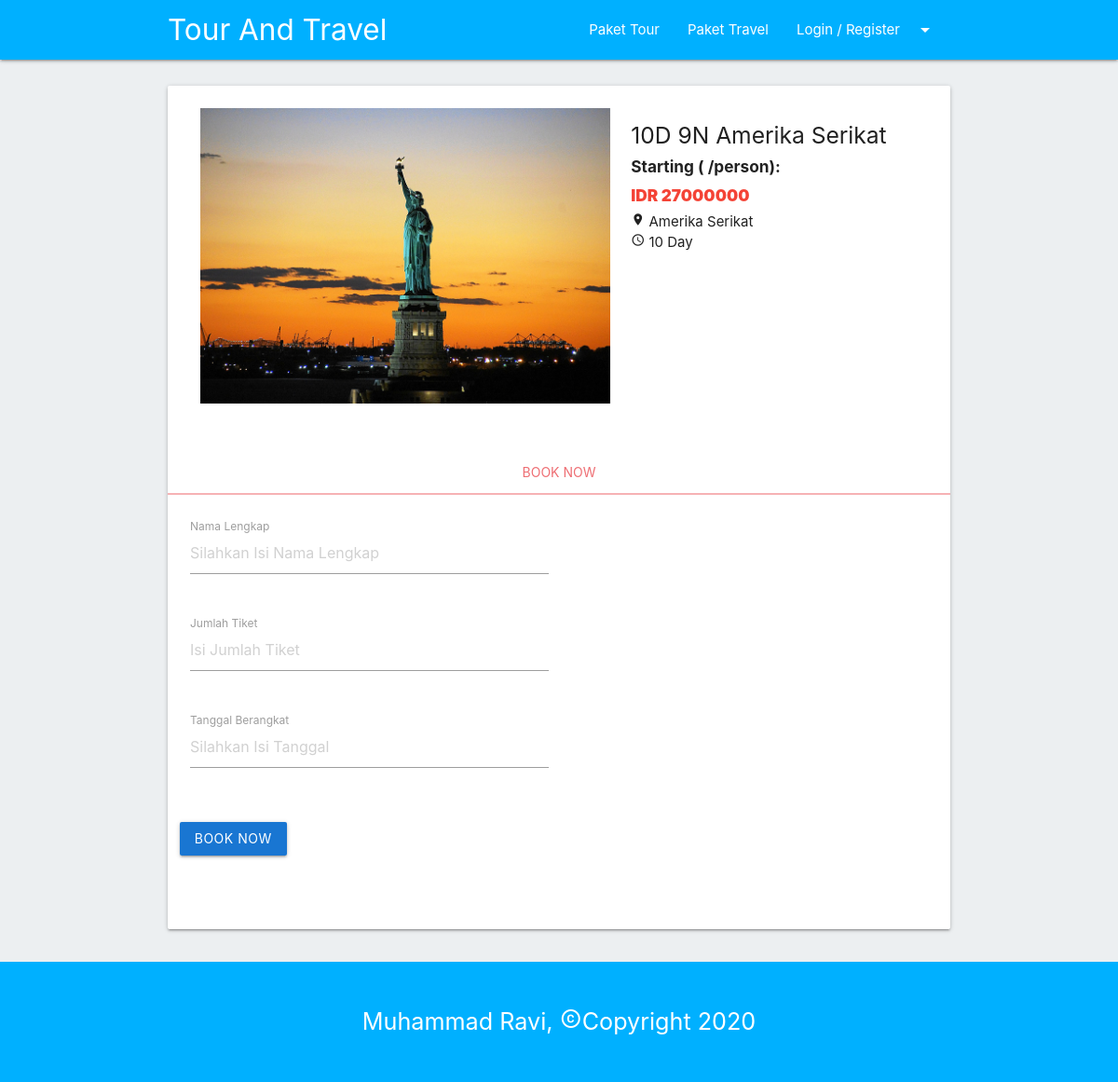
/travel_detail.php?id=2, run on the app's committed database.
### tables this page shows
CREATE TABLE `travel` (
  `id_travel` int(11) NOT NULL,
  `nama_travel` varchar(200) NOT NULL,
  `foto` varchar(255) NOT NULL,
  `harga` int(100) NOT NULL,
  `durasi` varchar(200) NOT NULL,
  `lokasi` varchar(200) NOT NULL
);

### function.php (called while the page is built, shortened)
<?php
$koneksi = mysqli_connect("localhost","root","","db_tour_travel");
function query($query) {
	global $koneksi;
	$result = mysqli_query($koneksi, $query);
	$rows = [];
	while( $row = mysqli_fetch_assoc($result)) {
		$rows[] = $row;
	}
	return $rows;
}
 ?>

### travel_detail.php (the view, shortened to what this page needs)
<?php
require 'function.php';
$id = $_GET["id"];
$travel = query("SELECT * FROM travel WHERE id_travel = $id");
 ?>
<!DOCTYPE html>
<html lang="en">
<head>
      <link rel="stylesheet" href="css/icon.css">
      <link type="text/css" rel="stylesheet" href="css/materialize.min.css"  media="screen,projection"/>
      <link rel="stylesheet" type="text/css" href="css/style.css?=1.1">
      <title>Ravi Tour And Travel</title></head>
<body>
	<?php include('header.php'); ?>
	 <section class="Destinasi blue-grey lighten-5">
        <div class="container">
          <div class="card">
            <div class="card-content">
              <div class="row">
                <?php foreach($travel as $data) : ?>
                <div class="col m7 s12">
              	<img class="responsive-img" src="img/travel/<?php echo $data["foto"]; ?>">
            </div>
            <div class="col m5 s12">
              <h5 class="light"><b><?php echo $data["nama_travel"]; ?></b></h5>
              <h6>Starting ( /person):</h6>
              <h6 class="red-text"><b>IDR <?php echo $data["harga"]; ?></b></h6>
              <span><i class="material-icons tiny">place</i> <?php echo $data["lokasi"]; ?></span><br>
              <span><i class="material-icons tiny">query_builder</i> <?php echo $data["durasi"]; ?></span>
            </div>
              </div>
            </div>
            <div class="card-tabs">
              <ul class="tabs tabs-fixed-width">
                <li class="tab"><a href="#book">Book Now</a></li>
              </ul>
            </div>
            <div class="card-content">
              <?php require('pesan_travel.php'); ?>
          </div>
<?php endforeach; ?>
        </div>
      </div>
      </section>
      <?php include('footer.php'); ?>
</body>
</html>

### pesan_travel.php (shortened to what this page needs)
<div id="book">
              <form class="col s12" method="post">
                <div class="row">
                  <div class="input-field col s6">
                    <input placeholder="Silahkan Isi Nama Lengkap" id="first_name" type="text" class="validate" name="nama_lengkap" required autocomplete="off">
                    <label for="first_name">Nama Lengkap</label>
                  </div>
                </div>
                <div class="row">
                  <div class="input-field col s6">
                    <input placeholder="Isi Jumlah Tiket" name="jumlah_tiket" id="first_name" type="number" class="validate" min="1" max="5" maxlength="2" required autocomplete="off">
                    <label for="first_name">Jumlah Tiket</label>
                  </div>
                </div>
                 <div class="row">
                  <div class="input-field col s6">
                    <input type="text" class="datepicker" placeholder="Silahkan Isi Tanggal" name="tanggal_berangkat">
                    <label for="first_name">Tanggal Berangkat</label>
                  </div>
                </div>
                <div class="row">
                  <div class="row">
                    <?php if( !isset($_SESSION["username"])) {?>
                    <div class="input-field col s6">
                      <a href="login.php" class="btn blue darken-2">Book Now</a>
                    </div>
                    <?php } else { ?>
                  <div class="input-field col s6">
                    <button type="submit" name="pesan" class="btn blue darken-2">Book Now</button>
                  </div>
                <?php } ?>
                  </div>
                </div>
              </form>
            </div>

### css/style.css (style rules this page uses)
section, footer { padding: 20px 0; }
.card h6 { font-weight: bold; }

### data on the page
travel: foto (picture), nama_travel "10D 9N Amerika Serikat", harga "27000000", lokasi "Amerika Serikat", durasi "10 Day"
